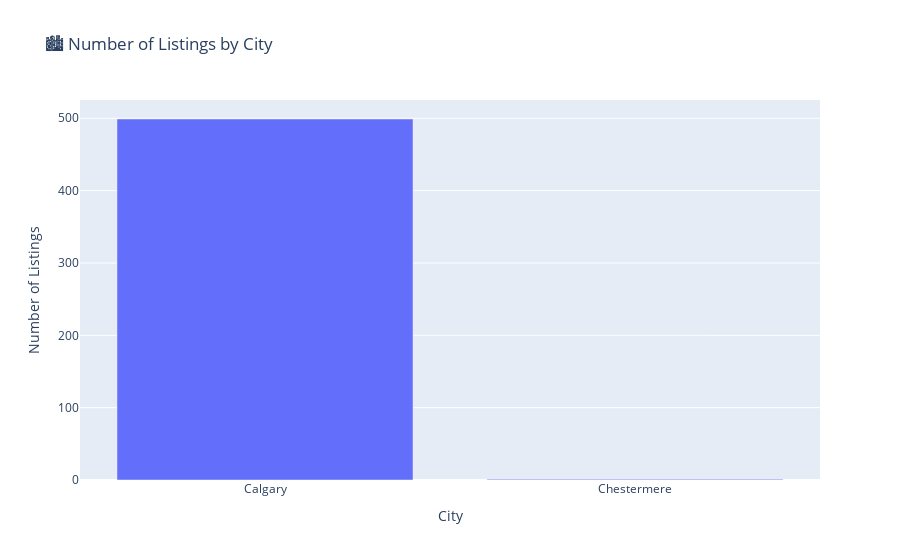

Notebook code for this chart:
### Markdown cell above
## 🏙️ Market Gaps: Which Cities Have the Most & Least Competition?  
Understanding **where most Airbnb listings are located** can help new investors find **less competitive areas** and help existing hosts adjust pricing based on demand.  
This analysis will highlight:  
✅ Cities with **high competition** (more listings)  
✅ Cities with **low competition** (great investment potential)

### Code cell
fig = px.bar(pbp["city"].value_counts().reset_index(), 
             x="index", y="city", 
             title="🏙️ Number of Listings by City", 
             labels={"index": "City", "city": "Number of Listings"},
             color_discrete_sequence=["#636EFA"])  # Blue color theme
fig.show()

### Figure 1 — Plotly figure (JSON) as saved in the notebook; plotly's stock layout.template omitted (floating-point values rounded to 4 significant figures)
{"data": [{"alignmentgroup": "True", "hovertemplate": "City=%{x}<br>Number of Listings=%{y}<extra></extra>", "legendgroup": "", "marker": {"color": "#636EFA", "pattern": {"shape": ""}}, "name": "", "offsetgroup": "", "orientation": "v", "showlegend": false, "textposition": "auto", "type": "bar", "x": ["Calgary", "Chestermere"], "xaxis": "x", "y": [499, 1], "yaxis": "y"}], "layout": {"barmode": "relative", "legend": {"tracegroupgap": 0}, "title": {"text": "🏙️ Number of Listings by City"}, "xaxis": {"anchor": "y", "domain": [0, 1], "title": {"text": "City"}}, "yaxis": {"anchor": "x", "domain": [0, 1], "title": {"text": "Number of Listings"}}}}
